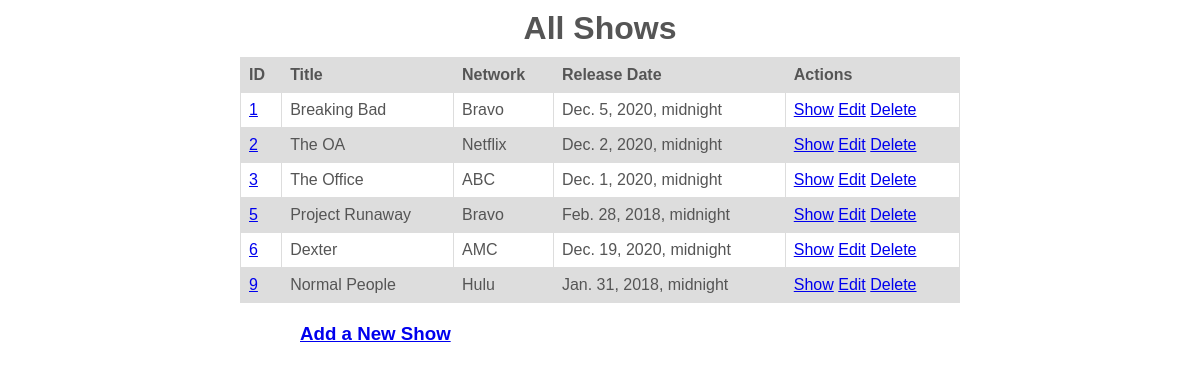
/shows, run on the app's committed database.
### app_tvshows/models.py (models this page shows)
class Show(models.Model):
    title = models.CharField(max_length=255)
    network = models.CharField(max_length=255)
    release_date = models.DateTimeField()
    description = models.TextField()
    created_at = models.DateTimeField(auto_now_add=True)
    updated_at = models.DateTimeField(auto_now=True)
    objects = ShowManager()
    def __repr__(self):
        return f"Show: {self.title} {self.network}"

### app_tvshows/views.py (the view)
# urls.py: path('shows', views.shows),
def shows(request):
    context = {
        "shows": Show.objects.all()
    }
    print(Show.objects.all())
    return render(request, "index.html", context)

### app_tvshows/templates/index.html (shortened to what this page needs)
<!DOCTYPE html>
<html lang="en">
<head>
    {% load static %}
    <link rel="stylesheet" href="{% static 'css/style.css' %}">
</head>
<body>
    <div id="container">
        <h1>All Shows</h1>
        <table>
            <tr>
                <th>ID</th>
                <th>Title</th>
                <th>Network</th>
                <th>Release Date</th>
                <th>Actions</th>
            </tr>
            {% for show in shows %}
            <tr>
                <td><a href="#">{{ show.id }}</a></td>
                <td>{{ show.title }}</td>
                <td>{{ show.network }}</td>
                <td>{{ show.release_date }}</td>
                <td>
                    <a href="/shows/{{ show.id }}">Show</a>
                    <a href="/shows/{{ show.id }}/edit">Edit</a>
                    <a href="/{{ show.id }}/delete">Delete</a>
                </td>
            </tr>
            {% endfor %}
        </table>
        <h3 class="new_show"><a href="/shows/new">Add a New Show</a></h3>
</body>
</html>

### app_tvshows/static/css/style.css (style rules this page uses)
* { margin: 0px; padding: 0px; }
#container { font-family: Verdana, Geneva, Tahoma, sans-serif; width: 100vw; height: 100vh; margin: 0 auto; color: #555555; }
h1 { text-align: center; margin: 10px 0; }
table { font-family: arial, sans-serif; border-collapse: collapse; width: 60vw; margin-left: auto; margin-right: auto; }
td, th { border: 1px solid #dddddd; text-align: left; padding: 8px; }
tr:nth-child(odd) { background-color: #dddddd; }
.new_show { margin: 20px 0 0 300px; }

### data on the page
Show: id "1", title "Breaking Bad", network "Bravo", release_date "Dec. 5, 2020, midnight"
Show: id "2", title "The OA", network "Netflix", release_date "Dec. 2, 2020, midnight"
Show: id "3", title "The Office", network "ABC", release_date "Dec. 1, 2020, midnight"
Show: id "5", title "Project Runaway", network "Bravo", release_date "Feb. 28, 2018, midnight"
Show: id "6", title "Dexter", network "AMC", release_date "Dec. 19, 2020, midnight"
Show: id "9", title "Normal People", network "Hulu", release_date "Jan. 31, 2018, midnight"
